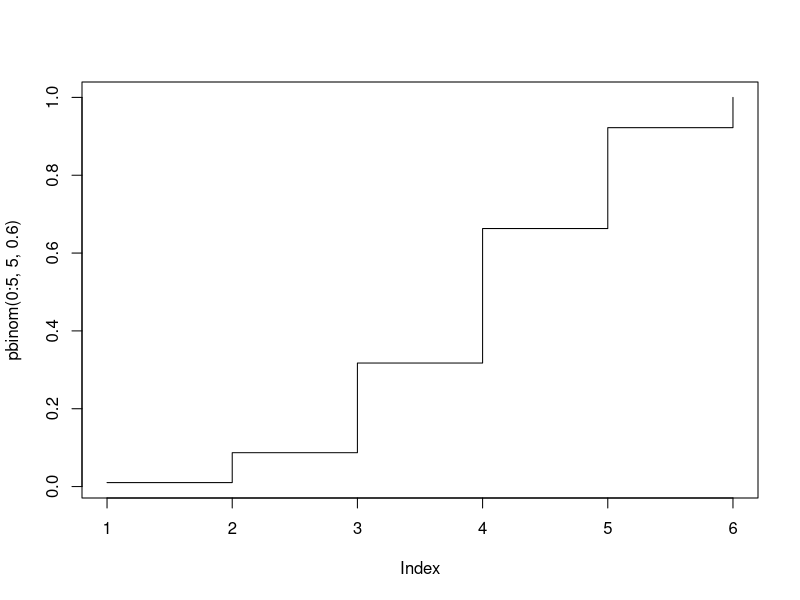
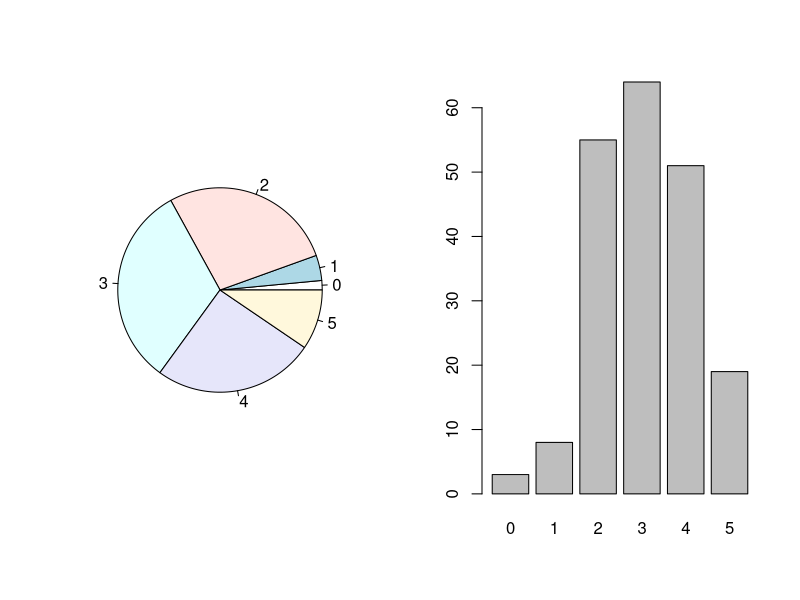
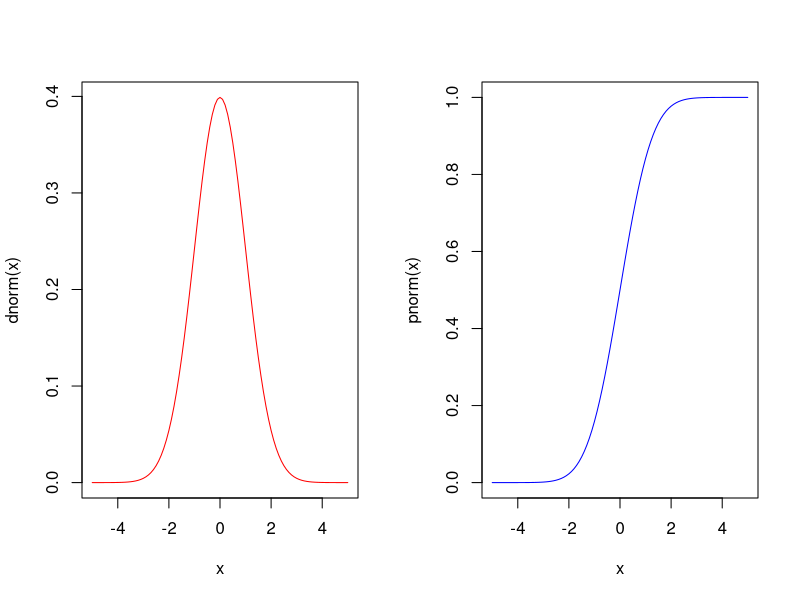
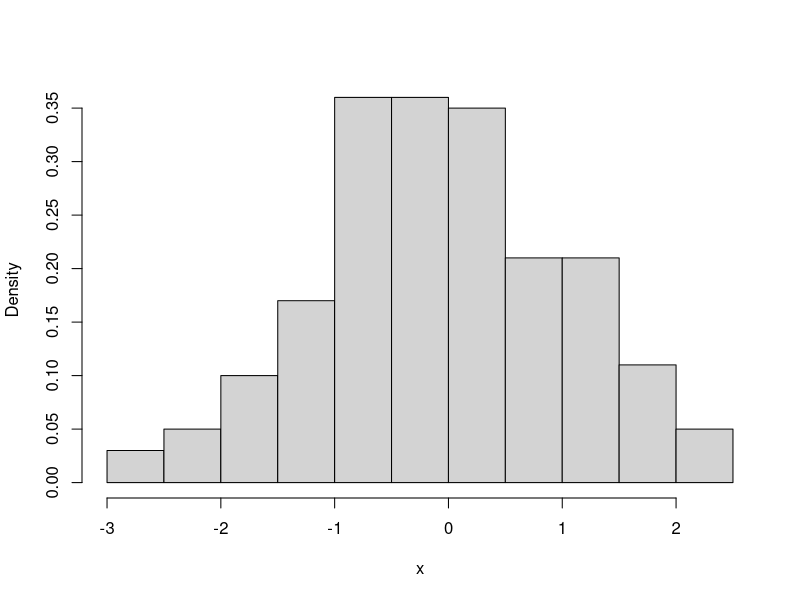

Here is the R script that generated these plots, in order:
###Applications du chapitre 8###

##Application 1
dbinom(2, 5, 0.6)
pbinom(4, 5, 0.6)
sum(dbinom(0:4, 5, 0.6))
plot(pbinom(0:5, 5, 0.6), type="s")
qbinom(0.25, 5, 0.6)
rbinom(20, 5, 0.6)
x = rbinom(200, 5, 0.6)
table(x)

par(mfrow = c(1, 2))
pie(table(x))
barplot(table(x))
par(mfrow = c(1,1))

par(mfrow = c(1, 2))
curve(dnorm, -5, 5, col="red")
curve(pnorm, -5, 5, col="blue")
par(mfrow = c(1,1))

x = rnorm(200)
hist(x, prob = T, main = "")
